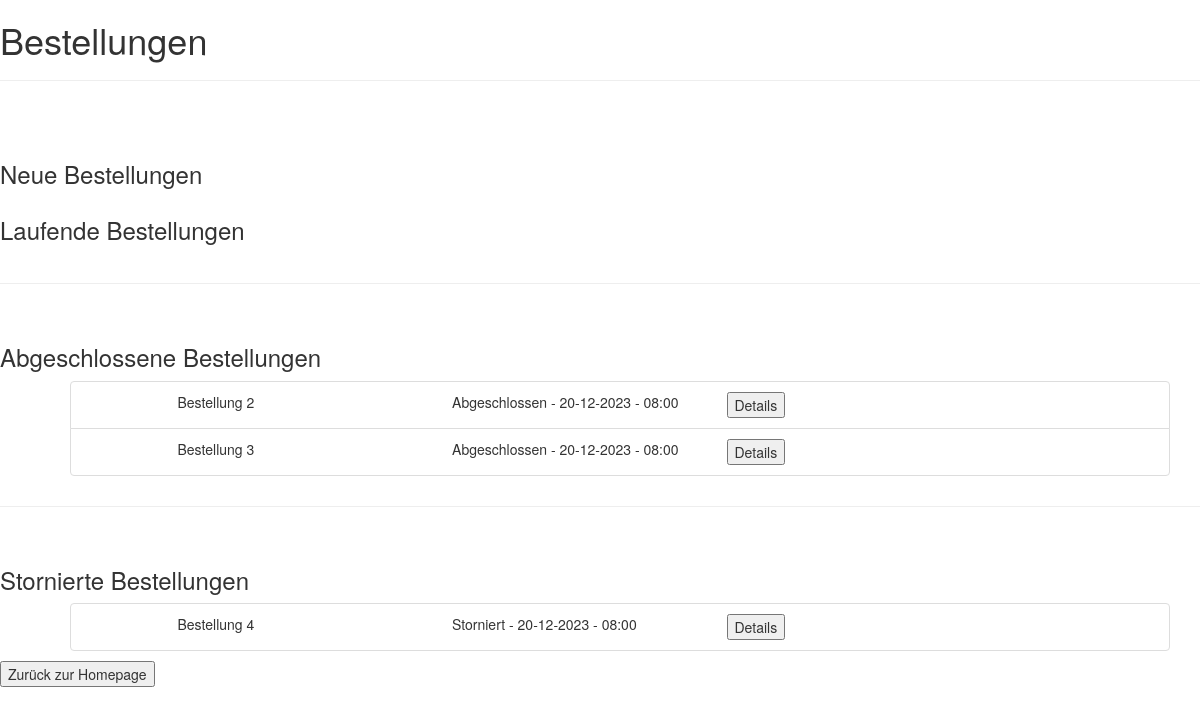
The app's page /restaurant/bestellungen (signed in) with its own data.
### tables this page shows
CREATE TABLE 'bestellung' ('bestell_id' INTEGER PRIMARY KEY AUTOINCREMENT,'status' TEXT, 'eingangsTag' DATE, 'eingangsUhrzeit' TIME, 'zusatztext' TEXT, 'restaurant_username' TEXT, 'customer_username' TEXT, FOREIGN KEY (restaurant_username) references restaurant(username), FOREIGN KEY (customer_username) references kunde(username));

### app.py (the view)
@app.route('/restaurant/bestellungen')
def restaurantOrders():
    if(not 'restaurant_username' in session):
        return render_template('restaurant_login.html')
    username = session['restaurant_username']
    pendingOrders = zugreifer.getPendingOrdersForRestaurant(username)
    finishedOrders = zugreifer.getFinishedOrdersForRestaurant(username)
    canceledOrders = zugreifer.getCanceledOrdersForRestaurant(username)
    return render_template('restaurant_orders.html', pendingOrders = pendingOrders, finishedOrders = finishedOrders, canceledOrders = canceledOrders)

### zugreifer.py (called while the page is built)
def getPendingOrdersForRestaurant(username):
    con = sqlite3.connect("Database.db")
    cur = con.cursor()
    result = cur.execute("SELECT * FROM bestellung where restaurant_username='" + username + "' and status='In Zubereitung' order by eingangsTag asc , eingangsUhrzeit asc;");
    pendingOrders = list()
    for x in result:
        pendingOrders.append(order(x[0], x[1], x[2], x[3], x[4], x[5], x[6]))
    cur.close()
    con.close()
    return pendingOrders;

def getFinishedOrdersForRestaurant(username):
    con = sqlite3.connect("Database.db")
    cur = con.cursor()
    result = cur.execute("SELECT * FROM bestellung where restaurant_username='" + username + "' and status='Abgeschlossen' order by eingangsTag asc , eingangsUhrzeit asc;");
    finishedOrders = list()
    for x in result:
        finishedOrders.append(order(x[0], x[1], x[2], x[3], x[4], x[5], x[6]))
    cur.close()
    con.close()
    return finishedOrders;

def getCanceledOrdersForRestaurant(username):
    con = sqlite3.connect("Database.db")
    cur = con.cursor()
    result = cur.execute("SELECT * FROM bestellung where restaurant_username='" + username + "' and status='Storniert' order by eingangsTag asc , eingangsUhrzeit asc;");
    canceledOrders = list()
    for x in result:
        canceledOrders.append(order(x[0], x[1], x[2], x[3], x[4], x[5], x[6]))
    cur.close()
    con.close()
    return canceledOrders;

### templates/restaurant_orders.html (shortened to what this page needs)
<!DOCTYPE html>
<html>
    <head>
        <link rel="stylesheet" href="https://maxcdn.bootstrapcdn.com/bootstrap/3.4.1/css/bootstrap.min.css">
    </head>
    <body>
        <h1>Bestellungen</h1>
        <hr><br>
        <br>
        <h3>Neue Bestellungen</h3>
        <h3>Laufende Bestellungen</h3>
        <div class="container">
        </div>
        <hr><br>
        <h3>Abgeschlossene Bestellungen</h3>
        <div class="container">
            <ul>
                {%for finishedOrder in finishedOrders %}
                <li class="list-group-item" style="list-style-type: none;">
                    <div class="row">
                        <div class="col-sm-1"></div>
                        <div class="col-sm-3">
                            Bestellung {{ finishedOrder.orderId }}
                        </div>
                        <div class="col-sm-3">
                            {{ finishedOrder.status }} - {{ finishedOrder.date }} - {{ finishedOrder.time }}
                        </div>
                        <div class="col-sm-3">
                            <form action="{{ url_for('restaurantOrderDetails',orderId = finishedOrder.orderId) }}" method=post >
                                <button type="submit">Details</button>
                            </form>
                        </div>
                </li>
                {% endfor %}
            </ul>
        </div>
        <hr><br>
        <h3>Stornierte Bestellungen</h3>
        <div class="container">
            <ul>
                {%for canceledOrder in canceledOrders %}
                <li class="list-group-item" style="list-style-type: none;">
                    <div class="row">
                        <div class="col-sm-1"></div>
                        <div class="col-sm-3">
                            Bestellung {{ canceledOrder.orderId }}
                        </div>
                        <div class="col-sm-3">
                            {{ canceledOrder.status }} - {{ canceledOrder.date }} - {{ canceledOrder.time }}
                        </div>
                        <div class="col-sm-3">
                            <form action="{{ url_for('restaurantOrderDetails',orderId = canceledOrder.orderId) }}" method=post >
                                <button type="submit">Details</button>
                            </form>
                        </div>
                </li>
                {% endfor %}
            </ul>
        </div>
        <div class="row-sm-20">
            <form action="/restaurant" method="get">
                <button type="submit">Zurück zur Homepage</button>
            </form>
        </div>
    </body>
</html>

### records on screen
bestellung: orderId "2", status "Abgeschlossen", date "20-12-2023", time "08:00"
bestellung: orderId "3", status "Abgeschlossen", date "20-12-2023", time "08:00"
bestellung: orderId "4", status "Storniert", date "20-12-2023", time "08:00"
